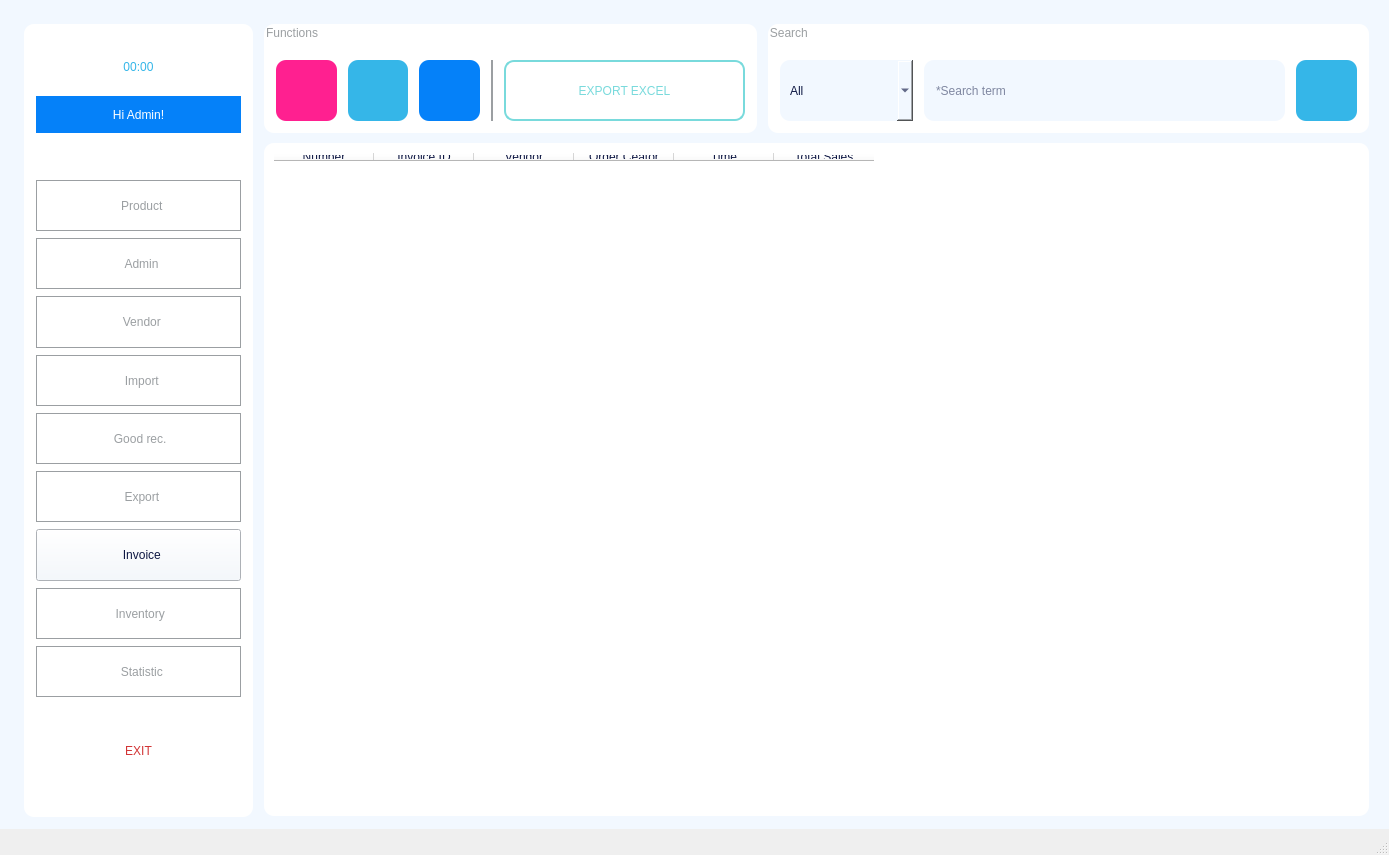
<?xml version="1.0" encoding="UTF-8"?>
<ui version="4.0">
 <class>MainWindowVendor</class>
 <widget class="QMainWindow" name="MainWindowVendor">
  <property name="geometry">
   <rect>
    <x>0</x>
    <y>0</y>
    <width>1389</width>
    <height>855</height>
   </rect>
  </property>
  <property name="maximumSize">
   <size>
    <width>1920</width>
    <height>1080</height>
   </size>
  </property>
  <property name="focusPolicy">
   <enum>Qt::NoFocus</enum>
  </property>
  <property name="windowTitle">
   <string>Vendor</string>
  </property>
  <property name="autoFillBackground">
   <bool>false</bool>
  </property>
  <property name="toolButtonStyle">
   <enum>Qt::ToolButtonTextUnderIcon</enum>
  </property>
  <property name="animated">
   <bool>false</bool>
  </property>
  <widget class="QWidget" name="centralwidget">
   <widget class="QLabel" name="label">
    <property name="geometry">
     <rect>
      <x>24</x>
      <y>24</y>
      <width>229</width>
      <height>793</height>
     </rect>
    </property>
    <property name="styleSheet">
     <string notr="true">border-radius: 10px;
background-color: rgb(255, 255, 255);</string>
    </property>
    <property name="text">
     <string/>
    </property>
   </widget>
   <widget class="QWidget" name="verticalLayoutWidget">
    <property name="geometry">
     <rect>
      <x>36</x>
      <y>180</y>
      <width>205</width>
      <height>517</height>
     </rect>
    </property>
    <layout class="QVBoxLayout" name="verticalLayout">
     <property name="spacing">
      <number>7</number>
     </property>
     <item>
      <widget class="QPushButton" name="pushButtonProduct_2">
       <property name="maximumSize">
        <size>
         <width>16777215</width>
         <height>60</height>
        </size>
       </property>
       <property name="toolTipDuration">
        <number>-1</number>
       </property>
       <property name="layoutDirection">
        <enum>Qt::LeftToRight</enum>
       </property>
       <property name="autoFillBackground">
        <bool>false</bool>
       </property>
       <property name="styleSheet">
        <string notr="true">font: 63 12pt &quot;Montserrat SemiBold&quot;;
background-color: rgb(255, 255, 255);
border: 1px solid #9b9fa2;
color: rgb(155, 159, 162);</string>
       </property>
       <property name="text">
        <string>  Product</string>
       </property>
       <property name="icon">
        <iconset>
         <normaloff>../../RESOURCE/ICON/album2.png</normaloff>../../RESOURCE/ICON/album2.png</iconset>
       </property>
       <property name="iconSize">
        <size>
         <width>32</width>
         <height>32</height>
        </size>
       </property>
      </widget>
     </item>
     <item>
      <widget class="QPushButton" name="pushButtonAdmin">
       <property name="maximumSize">
        <size>
         <width>16777215</width>
         <height>60</height>
        </size>
       </property>
       <property name="toolTipDuration">
        <number>-1</number>
       </property>
       <property name="layoutDirection">
        <enum>Qt::LeftToRight</enum>
       </property>
       <property name="autoFillBackground">
        <bool>false</bool>
       </property>
       <property name="styleSheet">
        <string notr="true">font: 63 12pt &quot;Montserrat SemiBold&quot;;
background-color: rgb(255, 255, 255);
border: 1px solid #9b9fa2;
color: rgb(155, 159, 162);</string>
       </property>
       <property name="text">
        <string>  Admin</string>
       </property>
       <property name="icon">
        <iconset>
         <normaloff>../../RESOURCE/ICON/adm2.png</normaloff>../../RESOURCE/ICON/adm2.png</iconset>
       </property>
       <property name="iconSize">
        <size>
         <width>35</width>
         <height>35</height>
        </size>
       </property>
      </widget>
     </item>
     <item>
      <widget class="QPushButton" name="pushButtonVendor">
       <property name="maximumSize">
        <size>
         <width>16777215</width>
         <height>60</height>
        </size>
       </property>
       <property name="toolTipDuration">
        <number>-1</number>
       </property>
       <property name="layoutDirection">
        <enum>Qt::LeftToRight</enum>
       </property>
       <property name="autoFillBackground">
        <bool>false</bool>
       </property>
       <property name="styleSheet">
        <string notr="true">font: 63 12pt &quot;Montserrat SemiBold&quot;;
background-color: rgb(255, 255, 255);
border: 1px solid #9b9fa2;
color: rgb(155, 159, 162);</string>
       </property>
       <property name="text">
        <string>  Vendor</string>
       </property>
       <property name="icon">
        <iconset>
         <normaloff>../../RESOURCE/ICON/vendor1.png</normaloff>../../RESOURCE/ICON/vendor1.png</iconset>
       </property>
       <property name="iconSize">
        <size>
         <width>32</width>
         <height>32</height>
        </size>
       </property>
      </widget>
     </item>
     <item>
      <widget class="QPushButton" name="pushButtonImport">
       <property name="maximumSize">
        <size>
         <width>16777215</width>
         <height>60</height>
        </size>
       </property>
       <property name="contextMenuPolicy">
        <enum>Qt::DefaultContextMenu</enum>
       </property>
       <property name="toolTipDuration">
        <number>0</number>
       </property>
       <property name="layoutDirection">
        <enum>Qt::LeftToRight</enum>
       </property>
       <property name="autoFillBackground">
        <bool>false</bool>
       </property>
       <property name="styleSheet">
        <string notr="true">font: 63 12pt &quot;Montserrat SemiBold&quot;;
background-color: rgb(255, 255, 255);
border: 1px solid #9b9fa2;
color: rgb(155, 159, 162);</string>
       </property>
       <property name="text">
        <string>  Import</string>
       </property>
       <property name="icon">
        <iconset>
         <normaloff>../../RESOURCE/ICON/import.png</normaloff>../../RESOURCE/ICON/import.png</iconset>
       </property>
       <property name="iconSize">
        <size>
         <width>30</width>
         <height>30</height>
        </size>
       </property>
      </widget>
     </item>
     <item>
      <widget class="QPushButton" name="pushButtonReceipt">
       <property name="maximumSize">
        <size>
         <width>16777215</width>
         <height>60</height>
        </size>
       </property>
       <property name="contextMenuPolicy">
        <enum>Qt::DefaultContextMenu</enum>
       </property>
       <property name="toolTipDuration">
        <number>0</number>
       </property>
       <property name="layoutDirection">
        <enum>Qt::LeftToRight</enum>
       </property>
       <property name="autoFillBackground">
        <bool>false</bool>
       </property>
       <property name="styleSheet">
        <string notr="true">font: 63 12pt &quot;Montserrat SemiBold&quot;;
background-color: rgb(255, 255, 255);
border: 1px solid #9b9fa2;
color: rgb(155, 159, 162);</string>
       </property>
       <property name="text">
        <string> Good rec.</string>
       </property>
       <property name="icon">
        <iconset>
         <normaloff>../../RESOURCE/ICON/doc.png</normaloff>../../RESOURCE/ICON/doc.png</iconset>
       </property>
       <property name="iconSize">
        <size>
         <width>35</width>
         <height>35</height>
        </size>
       </property>
      </widget>
     </item>
     <item>
      <widget class="QPushButton" name="pushButtonExport">
       <property name="maximumSize">
        <size>
         <width>16777215</width>
         <height>60</height>
        </size>
       </property>
       <property name="contextMenuPolicy">
        <enum>Qt::DefaultContextMenu</enum>
       </property>
       <property name="toolTipDuration">
        <number>0</number>
       </property>
       <property name="layoutDirection">
        <enum>Qt::LeftToRight</enum>
       </property>
       <property name="autoFillBackground">
        <bool>false</bool>
       </property>
       <property name="styleSheet">
        <string notr="true">font: 63 12pt &quot;Montserrat SemiBold&quot;;
background-color: rgb(255, 255, 255);
border: 1px solid #9b9fa2;
color: rgb(155, 159, 162);</string>
       </property>
       <property name="text">
        <string>  Export</string>
       </property>
       <property name="icon">
        <iconset>
         <normaloff>../../RESOURCE/ICON/export.png</normaloff>../../RESOURCE/ICON/export.png</iconset>
       </property>
       <property name="iconSize">
        <size>
         <width>30</width>
         <height>30</height>
        </size>
       </property>
      </widget>
     </item>
     <item>
      <widget class="QPushButton" name="pushButtonInvoice">
       <property name="maximumSize">
        <size>
         <width>16777215</width>
         <height>60</height>
        </size>
       </property>
       <property name="contextMenuPolicy">
        <enum>Qt::DefaultContextMenu</enum>
       </property>
       <property name="toolTipDuration">
        <number>0</number>
       </property>
       <property name="layoutDirection">
        <enum>Qt::LeftToRight</enum>
       </property>
       <property name="autoFillBackground">
        <bool>false</bool>
       </property>
       <property name="styleSheet">
        <string notr="true">font: 63 12pt &quot;Montserrat SemiBold&quot;;
color: rgb(14, 23, 67);
background-color: rgb(242, 248, 255)</string>
       </property>
       <property name="text">
        <string>  Invoice</string>
       </property>
       <property name="icon">
        <iconset>
         <normaloff>../../RESOURCE/ICON/doc1.png</normaloff>../../RESOURCE/ICON/doc1.png</iconset>
       </property>
       <property name="iconSize">
        <size>
         <width>35</width>
         <height>35</height>
        </size>
       </property>
      </widget>
     </item>
     <item>
      <widget class="QPushButton" name="pushButtonInventory">
       <property name="maximumSize">
        <size>
         <width>16777215</width>
         <height>60</height>
        </size>
       </property>
       <property name="contextMenuPolicy">
        <enum>Qt::DefaultContextMenu</enum>
       </property>
       <property name="toolTipDuration">
        <number>0</number>
       </property>
       <property name="layoutDirection">
        <enum>Qt::LeftToRight</enum>
       </property>
       <property name="autoFillBackground">
        <bool>false</bool>
       </property>
       <property name="styleSheet">
        <string notr="true">font: 63 12pt &quot;Montserrat SemiBold&quot;;
background-color: rgb(255, 255, 255);
border: 1px solid #9b9fa2;
color: rgb(155, 159, 162);</string>
       </property>
       <property name="text">
        <string> Inventory</string>
       </property>
       <property name="icon">
        <iconset>
         <normaloff>../../RESOURCE/ICON/inventory.png</normaloff>../../RESOURCE/ICON/inventory.png</iconset>
       </property>
       <property name="iconSize">
        <size>
         <width>30</width>
         <height>30</height>
        </size>
       </property>
      </widget>
     </item>
     <item>
      <widget class="QPushButton" name="pushButtonStatistic">
       <property name="maximumSize">
        <size>
         <width>16777215</width>
         <height>60</height>
        </size>
       </property>
       <property name="contextMenuPolicy">
        <enum>Qt::DefaultContextMenu</enum>
       </property>
       <property name="toolTipDuration">
        <number>0</number>
       </property>
       <property name="layoutDirection">
        <enum>Qt::LeftToRight</enum>
       </property>
       <property name="autoFillBackground">
        <bool>false</bool>
       </property>
       <property name="styleSheet">
        <string notr="true">font: 63 12pt &quot;Montserrat SemiBold&quot;;
background-color: rgb(255, 255, 255);
border: 1px solid #9b9fa2;
color: rgb(155, 159, 162);</string>
       </property>
       <property name="text">
        <string>  Statistic</string>
       </property>
       <property name="icon">
        <iconset>
         <normaloff>../../RESOURCE/ICON/statis.png</normaloff>../../RESOURCE/ICON/statis.png</iconset>
       </property>
       <property name="iconSize">
        <size>
         <width>32</width>
         <height>32</height>
        </size>
       </property>
      </widget>
     </item>
    </layout>
   </widget>
   <widget class="QGroupBox" name="groupBox">
    <property name="geometry">
     <rect>
      <x>264</x>
      <y>24</y>
      <width>493</width>
      <height>109</height>
     </rect>
    </property>
    <property name="styleSheet">
     <string notr="true">padding: 5px;
border-radius: 10px;
color: rgb(155, 159, 162);
background-color: rgb(255, 255, 255);
font: 25 10pt &quot;Montserrat Light&quot;;</string>
    </property>
    <property name="title">
     <string>Functions</string>
    </property>
    <widget class="QWidget" name="horizontalLayoutWidget">
     <property name="geometry">
      <rect>
       <x>12</x>
       <y>36</y>
       <width>217</width>
       <height>61</height>
      </rect>
     </property>
     <layout class="QHBoxLayout" name="horizontalLayout">
      <property name="spacing">
       <number>11</number>
      </property>
      <item>
       <widget class="QPushButton" name="pushButtonNew">
        <property name="maximumSize">
         <size>
          <width>100</width>
          <height>100</height>
         </size>
        </property>
        <property name="toolTip">
         <string>&lt;html&gt;&lt;head/&gt;&lt;body&gt;&lt;p&gt;&lt;span style=&quot; font-size:12pt; color:#ff2090;&quot;&gt;New&lt;/span&gt;&lt;/p&gt;&lt;/body&gt;&lt;/html&gt;</string>
        </property>
        <property name="toolTipDuration">
         <number>-1</number>
        </property>
        <property name="styleSheet">
         <string notr="true">QPushButton {
    background-color: #FF2090; /* Màu nền mặc định */

    border-radius: 10px; 
    padding: 5px;

}

QPushButton:hover {
    background-color: #FFA2D1; /* Màu khi di chuột */  
}

QPushButton:pressed {
    background-color: #FF2090; /* Màu khi nhấn */
}

QPushButton:focus {
    border: 5px solid #FFA2D1; /* Viền khi nút được focus */ 
}
</string>
        </property>
        <property name="text">
         <string/>
        </property>
        <property name="icon">
         <iconset>
          <normaloff>../../RESOURCE/ICON/new.png</normaloff>../../RESOURCE/ICON/new.png</iconset>
        </property>
        <property name="iconSize">
         <size>
          <width>32</width>
          <height>32</height>
         </size>
        </property>
       </widget>
      </item>
      <item>
       <widget class="QPushButton" name="pushButtonEdit">
        <property name="maximumSize">
         <size>
          <width>100</width>
          <height>100</height>
         </size>
        </property>
        <property name="toolTip">
         <string>&lt;html&gt;&lt;head/&gt;&lt;body&gt;&lt;p&gt;&lt;span style=&quot; font-size:12pt; color:#35b6e8;&quot;&gt;Edit&lt;/span&gt;&lt;/p&gt;&lt;/body&gt;&lt;/html&gt;</string>
        </property>
        <property name="styleSheet">
         <string notr="true">QPushButton {
    background-color: #35B6E8; /* Màu nền mặc định */

    border-radius: 10px; 
    padding: 5px;

}

QPushButton:hover {
    background-color: #A3E3FC; /* Màu khi di chuột */  

}

QPushButton:pressed {
    background-color: #35B6E8; /* Màu khi nhấn */
}

QPushButton:focus {
    border: 5px solid #A3E3FC; /* Viền khi nút được focus */ 
}
</string>
        </property>
        <property name="text">
         <string/>
        </property>
        <property name="icon">
         <iconset>
          <normaloff>../../RESOURCE/ICON/edit.png</normaloff>../../RESOURCE/ICON/edit.png</iconset>
        </property>
        <property name="iconSize">
         <size>
          <width>32</width>
          <height>32</height>
         </size>
        </property>
       </widget>
      </item>
      <item>
       <widget class="QPushButton" name="pushButtonDetail">
        <property name="maximumSize">
         <size>
          <width>100</width>
          <height>100</height>
         </size>
        </property>
        <property name="toolTip">
         <string>&lt;html&gt;&lt;head/&gt;&lt;body&gt;&lt;p&gt;&lt;span style=&quot; font-size:12pt; color:#0581f9;&quot;&gt;Delete&lt;/span&gt;&lt;/p&gt;&lt;/body&gt;&lt;/html&gt;</string>
        </property>
        <property name="styleSheet">
         <string notr="true">QPushButton {
    background-color: #0581F9; /* Màu nền mặc định */

    border-radius: 10px; 
    padding: 5px;

}

QPushButton:hover {
    background-color: #87C4FF; /* Màu khi di chuột */  

}

QPushButton:pressed {
    background-color: #0581F9; /* Màu khi nhấn */
}

QPushButton:focus {
    border: 5px solid #87C4FF; /* Viền khi nút được focus */ 
}
</string>
        </property>
        <property name="text">
         <string/>
        </property>
        <property name="icon">
         <iconset>
          <normaloff>../../RESOURCE/ICON/detail.png</normaloff>../../RESOURCE/ICON/detail.png</iconset>
        </property>
        <property name="iconSize">
         <size>
          <width>32</width>
          <height>32</height>
         </size>
        </property>
       </widget>
      </item>
      <item>
       <widget class="QLabel" name="label_3">
        <property name="maximumSize">
         <size>
          <width>2</width>
          <height>16777215</height>
         </size>
        </property>
        <property name="styleSheet">
         <string notr="true">background-color: rgb(155, 159, 162);</string>
        </property>
        <property name="text">
         <string/>
        </property>
       </widget>
      </item>
     </layout>
    </widget>
    <widget class="QPushButton" name="pushButtonExcel">
     <property name="geometry">
      <rect>
       <x>240</x>
       <y>36</y>
       <width>241</width>
       <height>61</height>
      </rect>
     </property>
     <property name="styleSheet">
      <string notr="true">QPushButton {
    background-color: #FFFFFF; /* Màu nền mặc định */
    border-radius: 10px; 
	border: 2px solid #79DADC;
    padding: 5px;
	color: #79DADC;
	font: 63 12pt &quot;Montserrat SemiBold&quot;;
}

QPushButton:hover {
    background-color: #79DADC; /* Màu khi di chuột */  
	color: #FFFFFF;
	border: 2px solid #FFFFFF;
}

QPushButton:pressed {
    background-color: #FFFFFF; /* Màu khi nhấn */
}

QPushButton:focus {
    background-color: #79DADC; /* Màu khi di chuột */  
	border:5px solid #B4EDEE;
	color: #FFFFFF;

}
</string>
     </property>
     <property name="text">
      <string>EXPORT EXCEL</string>
     </property>
     <property name="icon">
      <iconset>
       <normaloff>../../RESOURCE/ICON/exc.png</normaloff>../../RESOURCE/ICON/exc.png</iconset>
     </property>
     <property name="iconSize">
      <size>
       <width>70</width>
       <height>70</height>
      </size>
     </property>
    </widget>
   </widget>
   <widget class="QLabel" name="label_2">
    <property name="geometry">
     <rect>
      <x>0</x>
      <y>-12</y>
      <width>1393</width>
      <height>841</height>
     </rect>
    </property>
    <property name="styleSheet">
     <string notr="true">background-color: rgb(242, 248, 255);</string>
    </property>
    <property name="text">
     <string/>
    </property>
   </widget>
   <widget class="QGroupBox" name="groupBox_2">
    <property name="geometry">
     <rect>
      <x>768</x>
      <y>24</y>
      <width>601</width>
      <height>109</height>
     </rect>
    </property>
    <property name="styleSheet">
     <string notr="true">padding: 5px;
border-radius: 10px;
color: rgb(155, 159, 162);
background-color: rgb(255, 255, 255);
font: 25 10pt &quot;Montserrat Light&quot;;</string>
    </property>
    <property name="title">
     <string>Search </string>
    </property>
    <widget class="QLineEdit" name="lineEdit">
     <property name="geometry">
      <rect>
       <x>156</x>
       <y>36</y>
       <width>361</width>
       <height>61</height>
      </rect>
     </property>
     <property name="styleSheet">
      <string notr="true">background-color: rgb(242, 248, 255);
color: rgb(14, 23, 67);
font: 57 12pt &quot;Montserrat Medium&quot;;
padding: 10px;</string>
     </property>
     <property name="text">
      <string/>
     </property>
     <property name="placeholderText">
      <string>*Search term</string>
     </property>
    </widget>
    <widget class="QPushButton" name="pushButtonSearch">
     <property name="geometry">
      <rect>
       <x>528</x>
       <y>36</y>
       <width>61</width>
       <height>61</height>
      </rect>
     </property>
     <property name="maximumSize">
      <size>
       <width>100</width>
       <height>100</height>
      </size>
     </property>
     <property name="styleSheet">
      <string notr="true">QPushButton {
    background-color: #35B6E8; /* Màu nền mặc định */
    border-radius: 10px; 
    padding: 5px;

}

QPushButton:hover {
    background-color: #8EDAF8; /* Màu khi di chuột */  

}

QPushButton:pressed {
    background-color: #35B6E8; /* Màu khi nhấn */
}

QPushButton:focus {
    border: 5px solid #8EDAF8; /* Viền khi nút được focus */ 
}
</string>
     </property>
     <property name="text">
      <string/>
     </property>
     <property name="icon">
      <iconset>
       <normaloff>../../RESOURCE/ICON/search.png</normaloff>../../RESOURCE/ICON/search.png</iconset>
     </property>
     <property name="iconSize">
      <size>
       <width>25</width>
       <height>25</height>
      </size>
     </property>
    </widget>
    <widget class="QComboBox" name="comboBox">
     <property name="geometry">
      <rect>
       <x>12</x>
       <y>36</y>
       <width>133</width>
       <height>61</height>
      </rect>
     </property>
     <property name="styleSheet">
      <string notr="true">background-color: rgb(242, 248, 255);
color: rgb(14, 23, 67);
font: 57 12pt &quot;Montserrat Medium&quot;;
padding: 10px;</string>
     </property>
     <property name="editable">
      <bool>false</bool>
     </property>
     <property name="currentText">
      <string>All</string>
     </property>
     <property name="sizeAdjustPolicy">
      <enum>QComboBox::AdjustToContentsOnFirstShow</enum>
     </property>
     <item>
      <property name="text">
       <string>All</string>
      </property>
     </item>
     <item>
      <property name="text">
       <string>Number</string>
      </property>
     </item>
     <item>
      <property name="text">
       <string>Receipt ID</string>
      </property>
     </item>
     <item>
      <property name="text">
       <string>Vendor</string>
      </property>
     </item>
     <item>
      <property name="text">
       <string>Order Creator</string>
      </property>
     </item>
     <item>
      <property name="text">
       <string>Time</string>
      </property>
     </item>
     <item>
      <property name="text">
       <string>Total Sales</string>
      </property>
     </item>
    </widget>
   </widget>
   <widget class="QTableWidget" name="tableWidget">
    <property name="geometry">
     <rect>
      <x>264</x>
      <y>143</y>
      <width>1105</width>
      <height>673</height>
     </rect>
    </property>
    <property name="toolTip">
     <string/>
    </property>
    <property name="styleSheet">
     <string notr="true">padding: 5px;
border-radius: 10px;
color: rgb(14, 23, 67);
background-color: rgb(255, 255, 255);
font: 57 10pt &quot;Montserrat Medium&quot;;</string>
    </property>
    <column>
     <property name="text">
      <string>Number</string>
     </property>
    </column>
    <column>
     <property name="text">
      <string>Invoice ID</string>
     </property>
    </column>
    <column>
     <property name="text">
      <string>Vendor</string>
     </property>
    </column>
    <column>
     <property name="text">
      <string>Order Ceator</string>
     </property>
    </column>
    <column>
     <property name="text">
      <string>Time</string>
     </property>
    </column>
    <column>
     <property name="text">
      <string>Total Sales</string>
     </property>
    </column>
   </widget>
   <widget class="QLabel" name="label_4">
    <property name="geometry">
     <rect>
      <x>36</x>
      <y>36</y>
      <width>205</width>
      <height>61</height>
     </rect>
    </property>
    <property name="styleSheet">
     <string notr="true">color: rgb(53, 182, 232);
font: 87 30pt &quot;Montserrat Black&quot;;</string>
    </property>
    <property name="text">
     <string>00:00</string>
    </property>
    <property name="alignment">
     <set>Qt::AlignCenter</set>
    </property>
   </widget>
   <widget class="QLabel" name="label_5">
    <property name="geometry">
     <rect>
      <x>36</x>
      <y>96</y>
      <width>205</width>
      <height>37</height>
     </rect>
    </property>
    <property name="styleSheet">
     <string notr="true">color: rgb(255, 255, 255);
font: 63 15pt &quot;Montserrat SemiBold&quot;;
background-color: rgb(5, 129, 249);</string>
    </property>
    <property name="text">
     <string>Hi Admin!</string>
    </property>
    <property name="alignment">
     <set>Qt::AlignCenter</set>
    </property>
   </widget>
   <widget class="QPushButton" name="pushButtonExit">
    <property name="geometry">
     <rect>
      <x>60</x>
      <y>720</y>
      <width>157</width>
      <height>61</height>
     </rect>
    </property>
    <property name="styleSheet">
     <string notr="true">QPushButton {
    background-color: #FFFFFF; /* Màu nền mặc định */
	color: #D23435;
	font: 8120 17pt &quot;Montserrat Bold&quot;;
    border-radius: 10px; 
    padding: 5px;

}

QPushButton:hover {
	border: 2px solid #D23435;
}

QPushButton:pressed {
    background-color: #D23435; /* Màu khi nhấn */
}

QPushButton:focus {
	border: 2px solid #D23435;
}
</string>
    </property>
    <property name="text">
     <string>EXIT</string>
    </property>
    <property name="icon">
     <iconset>
      <normaloff>../../RESOURCE/ICON/turnoff.png</normaloff>../../RESOURCE/ICON/turnoff.png</iconset>
    </property>
    <property name="iconSize">
     <size>
      <width>35</width>
      <height>35</height>
     </size>
    </property>
   </widget>
   <zorder>label_2</zorder>
   <zorder>label</zorder>
   <zorder>verticalLayoutWidget</zorder>
   <zorder>groupBox</zorder>
   <zorder>groupBox_2</zorder>
   <zorder>tableWidget</zorder>
   <zorder>label_4</zorder>
   <zorder>label_5</zorder>
   <zorder>pushButtonExit</zorder>
  </widget>
  <widget class="QMenuBar" name="menubar">
   <property name="geometry">
    <rect>
     <x>0</x>
     <y>0</y>
     <width>1389</width>
     <height>26</height>
    </rect>
   </property>
  </widget>
  <widget class="QStatusBar" name="statusbar"/>
 </widget>
 <resources/>
 <connections/>
</ui>
